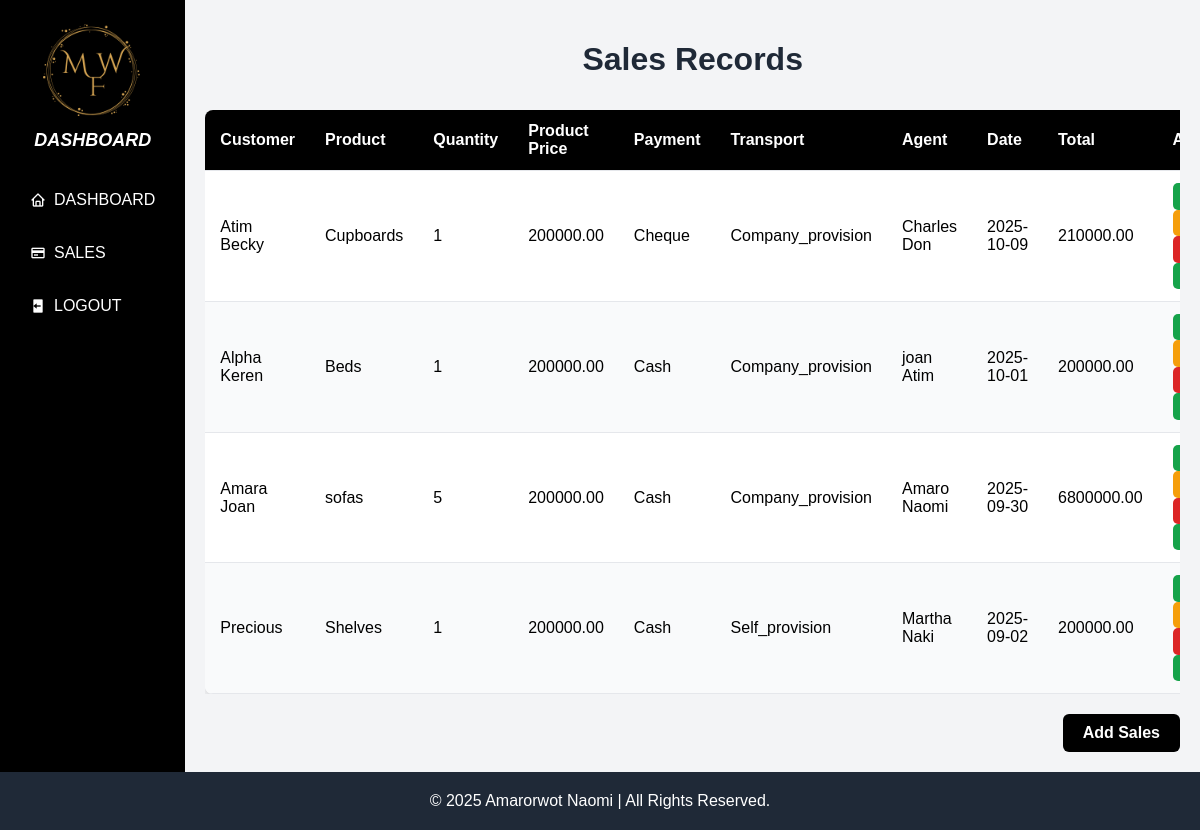
The page /sales_list/ (signed in) on the database its author committed.
### Wood/models.py (models this page shows, shortened)
class Sales(models.Model):
    PAYMENT_CHOICES = [
        ("Cash", "Cash"),
        ("Cheque", "Cheque"),
        ("Bank overdraft", "Bank overdraft"),
    ]
    TRANSPORT_CHOICES = [
        ("Company_provision", "Company provision"),
        ("Self_provision", "Self provision"),
    ]
    customer_name = models.CharField(max_length=100)
    product = models.CharField(max_length=100)
    quantity_sold = models.IntegerField()
    payment_method = models.CharField(
        max_length=50,
        choices=PAYMENT_CHOICES,
        blank=True
    )
    transport_used = models.CharField(
        max_length=50,
        choices=TRANSPORT_CHOICES,
        blank=True
    )
    date_of_sale = models.DateField()
    product_price = models.DecimalField(max_digits=10, decimal_places=2)
    sales_agent = models.CharField(max_length=100)
    total_amount = models.DecimalField(max_digits=10, decimal_places=2)

### Wood/views.py (the view)
# urls.py: path("sales_list/", views.sales_list, name="sales_list"),# view one stock item
@login_required
def sales_list(request):
    user = request.user
    if user.is_superuser or user.role in ["Admin", "Manager"]:
        sales = Sales.objects.all().order_by('-date_of_sale')
    elif user.role == "Sales Agent":
        sales = Sales.objects.filter(sales_agent=user).order_by('-date_of_sale')
    else:
        return HttpResponseForbidden("You do not have access to this page.")
    context = {"sales": sales}
    return render(request, "sales_list.html", context)

### Wood/context_processors.py (called while the page is built)
def user_role(request):
    role = getattr(request.user, 'role', None)
    return {'user_role': role}

### Wood/templates/sales_list.html (shortened to what this page needs)
{% load static %}
<!DOCTYPE html>
<html lang="en">
<head>
  <link href="https://unpkg.com/boxicons@2.1.4/css/boxicons.min.css" rel="stylesheet">
</head>
<body>
  <div class="layout">
    <aside class="sidebar">
      <div class="sidebar-header">
        <img src="{% static 'images/2.png' %}" alt="Mayondo Wood and Furniture logo">
        <h2>DASHBOARD</h2>
      </div>
  <nav>
  <a href="{% url 'dashboard' %}"><i class="bx bx-home"></i>DASHBOARD</a>
  <a href="{% url 'sales_list' %}"><i class="bx bx-credit-card"></i>SALES</a>
  <a href="{% url 'logout' %}"><i class="bx bxs-log-out"></i>LOGOUT</a>
</nav>
    </aside>
    <main>
      <h1>Sales Records</h1>
      <div class="table-container">
        <table>
          <thead>
            <tr>
              <th>Customer</th>
              <th>Product</th>
              <th>Quantity</th>
              <th>Product Price</th>
              <th>Payment</th>
              <th>Transport</th>
              <th>Agent</th>
              <th>Date</th>
              <th>Total</th>
              <th>Actions</th>
            </tr>
          </thead>
          <tbody>
            {% for sale in sales %}
            <tr>
              <td>{{ sale.customer_name }}</td>
              <td>{{ sale.product }}</td>
              <td>{{ sale.quantity_sold }}</td>
              <td>{{ sale.product_price }}</td>
              <td>{{ sale.payment_method }}</td>
              <td>{{ sale.transport_used }}</td>
              <td>{{ sale.sales_agent }}</td>
              <td>{{ sale.date_of_sale|date:"Y-m-d" }}</td>
              <td>{{ sale.total_amount }}</td>
              <td class="actions">
                <a href="{% url 'salesview' sale.id %}" class="view"></a>
                <a href="{% url 'salesedit' sale.id %}" class="edit"></a>
                <a href="{% url 'sales_delete' sale.id %}" class="delete"></a>
                <a href="{% url 'salesreceipt' sale.id %}" class="view"></a>
              </td>
            </tr>
            {% empty %}
            <tr>
              <td colspan="10" style="text-align:center; padding: 20px; color: #6b7280;">No sales records found.</td>
            </tr>
            {% endfor %}
          </tbody>
        </table>
      </div>
      <div class="button-row">
        <a href="{% url 'add_sales' %}" class="add-button">Add Sales</a>
      </div>
    </main>
  </div>
  <footer>
    <p>&copy; 2025 Amarorwot Naomi | All Rights Reserved.</p>
  </footer>
</body>
</html>

### Wood/templates/sales_list.html (style rules this page uses)
body { font-family: Arial, sans-serif; background-color: #f3f4f6; margin: 0; display: flex; flex-direction: column; min-height: 100vh; }
.layout { display: flex; flex: 1; }
.sidebar { width: 160px; background-color: black; color: white; display: flex; flex-direction: column; padding: 20px; }
.sidebar-header { display: flex; flex-direction: column; align-items: center; text-align: center; margin-bottom: 30px; }
.sidebar-header img { max-width: 100px; height: auto; margin-bottom: 10px; }
.sidebar-header h2 { font-size: 18px; font-weight: bold; font-style: italic; margin: 0; }
.sidebar nav a { color: white; text-decoration: none; display: flex; align-items: center; gap: 8px; margin-bottom: 15px; padding: 10px; border-radius: 4px; font-weight: 500; }
main { flex-grow: 1; padding: 20px; overflow-x: auto; }
h1 { text-align: center; font-size: 2rem; color: #1f2937; margin-bottom: 2rem; }
.table-container { max-width: 100%; overflow-x: auto; }
table { width: 100%; border-collapse: collapse; background-color: #ffffff; border-radius: 8px; overflow: hidden; box-shadow: 0 4px 6px rgba(0,0,0,0.1); }
thead { background-color: black; color: #ffffff; }
th, td { padding: 12px 15px; text-align: left; border-bottom: 1px solid #e5e7eb; }
tbody tr:nth-child(even) { background-color: #f9fafb; }
.actions a { display: inline-flex; align-items: center; gap: 5px; padding: 6px 12px; border-radius: 5px; color: white; text-decoration: none; font-size: 0.9rem; margin-right: 4px; }
.view { background-color: #16a34a; }
.edit { background-color: #f59e0b; }
.delete { background-color: #dc2626; }
.button-row { display: flex; justify-content: flex-end; margin-top: 20px; }
.button-row a { padding: 10px 20px; border-radius: 6px; text-decoration: none; color: white; font-weight: bold; display: inline-flex; align-items: center; gap: 5px; }
.add-button { background-color: black; }
footer { background-color: #1f2937; color: white; text-align: center; padding: 4px 0; margin-top: auto; }

### rows shown on the page
Sales: customer_name "Atim Becky", product "Cupboards", quantity_sold "1", product_price "200000.00", payment_method "Cheque", transport_used "Company_provision", sales_agent "Charles Don", date_of_sale "2025-10-09", total_amount "210000.00"
Sales: customer_name "Alpha Keren", product "Beds", quantity_sold "1", product_price "200000.00", payment_method "Cash", transport_used "Company_provision", sales_agent "joan Atim", date_of_sale "2025-10-01", total_amount "200000.00"
Sales: customer_name "Amara Joan", product "sofas", quantity_sold "5", product_price "200000.00", payment_method "Cash", transport_used "Company_provision", sales_agent "Amaro Naomi", date_of_sale "2025-09-30", total_amount "6800000.00"
Sales: customer_name "Precious", product "Shelves", quantity_sold "1", product_price "200000.00", payment_method "Cash", transport_used "Self_provision", sales_agent "Martha Naki", date_of_sale "2025-09-02", total_amount "200000.00"
